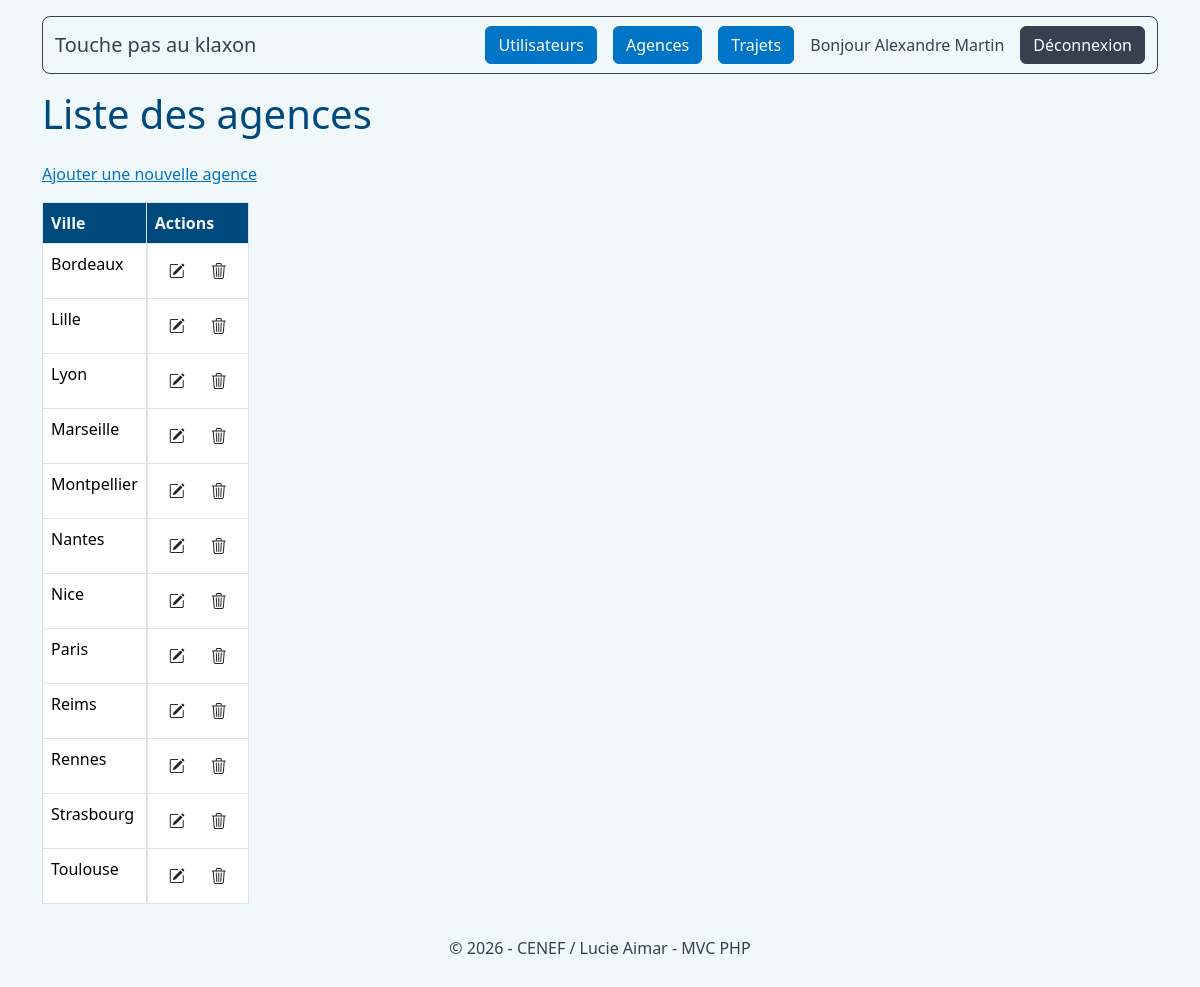
The app's page /admin/agencies (signed in) with its own data.
### tables this page shows
CREATE TABLE IF NOT EXISTS `agence` (
  `id_agence` INT NOT NULL AUTO_INCREMENT,
  `ville` VARCHAR(50) NOT NULL,
  PRIMARY KEY (`id_agence`));

### app/Core/View.php (called while the page is built, shortened)
<?php
class View
{
    public static function render(string $view, array $data = []): void
    {
        extract($data);
        require APP_PATH . "/Views/layouts/header.php";
        require APP_PATH . "/Views/" . $view . ".php";
        require APP_PATH . "/Views/layouts/footer.php";
    }
}

### app/Controllers/AdminController.php (called while the page is built, shortened)
<?php
class AdminController
{
    public function agencies(): void
    {
        $agencies = Agency::getAll();
        View::render("admin/agencies", [
            "agencies" => $agencies,
        ]);
    }
}

### public/index.php (called while the page is built, shortened)
<?php
$router = new Router();
$router->get("/", [HomeController::class, "index"]);
$router->get("/login", [AuthController::class, "login"]);
$router->post("/login", [AuthController::class, "authenticate"]);
$router->get("/logout", [AuthController::class, "logout"]);
$router->get("/agencies/create", [AgencyController::class, "create"]);
$router->post("/agencies/create", [AgencyController::class, "store"]);
$router->get("/agencies/edit", [AgencyController::class, "edit"]);
$router->post("/agencies/edit", [AgencyController::class, "update"]);
$router->post("/agencies/delete", [AgencyController::class, "delete"]);
$router->get("/trips/create", [TripController::class, "create"]);
$router->post("/trips/create", [TripController::class, "store"]);
$router->get("/trips/edit", [TripController::class, "edit"]);
$router->post("/trips/edit", [TripController::class, "update"]);
$router->post("/trips/delete", [TripController::class, "delete"]);
$router->get("/admin", [AdminController::class, "index"]);
$router->get("/admin/users", [AdminController::class, "users"]);
$router->get("/admin/agencies", [AdminController::class, "agencies"]);
$router->get("/admin/trips", [AdminController::class, "trips"]);
$router->run();

### app/Models/Agency.php (called while the page is built, shortened)
<?php
class Agency
{
    public static function getAll(): array
    {
        $pdo = Database::getConnection();
        $sql = "
            SELECT
                id_agence,
                ville
            FROM agence
            ORDER BY ville
        ";
        $stmt = $pdo->query($sql);
        return $stmt->fetchAll(PDO::FETCH_ASSOC);
    }
}

### app/Views/admin/agencies.php (the view, shortened to what this page needs)
<h1>Liste des agences</h1>
<p>
    <a href="/agencies/create">
        Ajouter une nouvelle agence
    </a>
</p>
<table class="table table-bordered w-auto
">
    <thead>
        <tr>
            <th>Ville</th>
            <th>Actions</th>
        </tr>
    </thead>
    <tbody>
        <?php foreach ($agencies as $agency): ?>
            <tr>
                <td><?= htmlspecialchars($agency["ville"]) ?></td>
                <td  class="d-flex">
                    <button
                        type="button"
                        class="btn"
                        onclick="window.location.href='/agencies/edit?id=<?= $agency[
                            "id_agence"
                        ] ?>'"
                    >
                        <i class="bi bi-pencil-square"></i>
                    </button>
                    <form
                        action="/agencies/delete"
                        method="POST">
                        <button
                            type="submit"
                            class="btn"
                            onclick="return confirm('Supprimer cette agence ?')">
                            <i class="bi bi-trash3"></i>
                        </button>
                    </form>
                </td>
            </tr>
        <?php endforeach; ?>
    </tbody>
</table>

### records on screen
agence: ville "Bordeaux"
agence: ville "Lille"
agence: ville "Lyon"
agence: ville "Marseille"
agence: ville "Montpellier"
agence: ville "Nantes"
agence: ville "Nice"
agence: ville "Paris"
agence: ville "Reims"
agence: ville "Rennes"
agence: ville "Strasbourg"
agence: ville "Toulouse"

### other values on screen
$currentUser["prenom"] "Alexandre"
$currentUser["nom"] "Martin"
